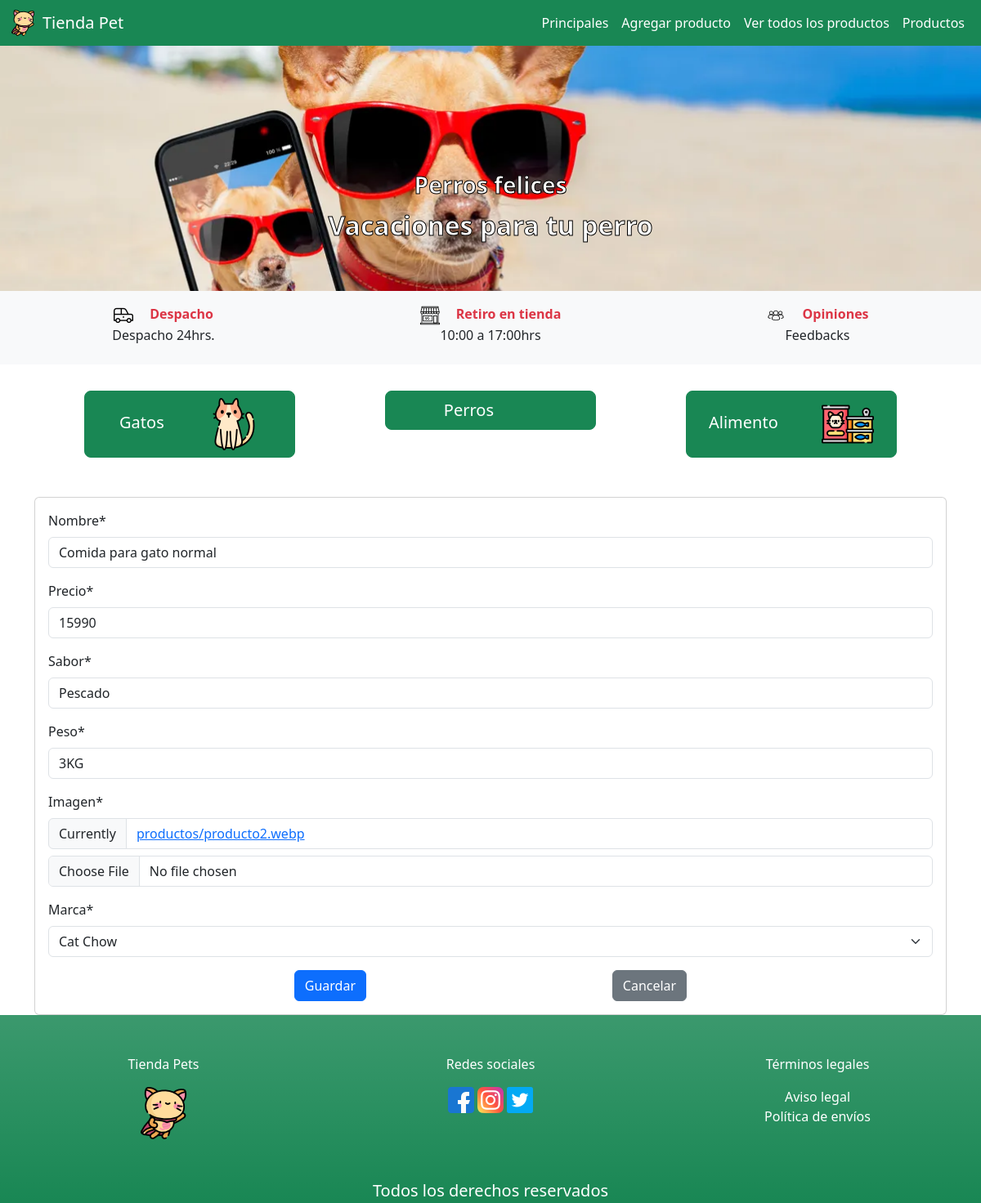
The app's page /modificar-producto/2 with its own data.
### tienda/models.py (models this page shows, shortened)
class Producto(models.Model):
    nombre = models.CharField(max_length=70)
    precio = models.IntegerField()
    sabor = models.CharField(max_length=60)
    peso = models.CharField(max_length=8)
    imagen = models.ImageField(upload_to = "productos", null=True)
    marca = models.ForeignKey(Marca, on_delete=models.PROTECT)

class Marca(models.Model):
    nombre = models.CharField(max_length=70)
    def __str__(self):
        return self.nombre

### tienda/views.py (the view, shortened to what this page needs)
# urls.py: path('modificar-producto/<id>', views.modificar_producto, name='modificar-producto'),
def modificar_producto(request, id):
    producto = get_object_or_404(Producto, id=id)
    data = {'form': ProductoForm(instance=producto)}
    return render(request, 'tienda/producto/modificar.html', data)

### tienda/forms.py
class ProductoForm(forms.ModelForm):
    class Meta:
        model = Producto
        fields = "__all__"

### tienda/templates/tienda/producto/modificar.html (shortened to what this page needs)
{% extends 'tienda/base.html' %}
{% load crispy_forms_tags %}
{% load crispy_forms_filters %}
{% block contenido %}
    <section class="container">
        <div class="row d-flex justify-content-center">
            <div class="col-12 cold-md-6">
                <div class="card">
                    <div class="card-body">
                        <form action="" method="post" enctype="multipart/form-data">
                            {{ form | crispy}}
                            <div class="d-flex justify-content-evenly">
                                <input type="submit" value="Guardar" class="btn btn-primary">
                                <input type="submit" value="Cancelar" class="btn btn-secondary">
                            </div>
                        </form>
                    </div>
                </div>
            </div>
        </div>
    </section>
{% endblock %}

### records on screen
Producto: nombre "Comida para gato normal", precio "15990", sabor "Pescado", peso "3KG", marca "Cat Chow"
